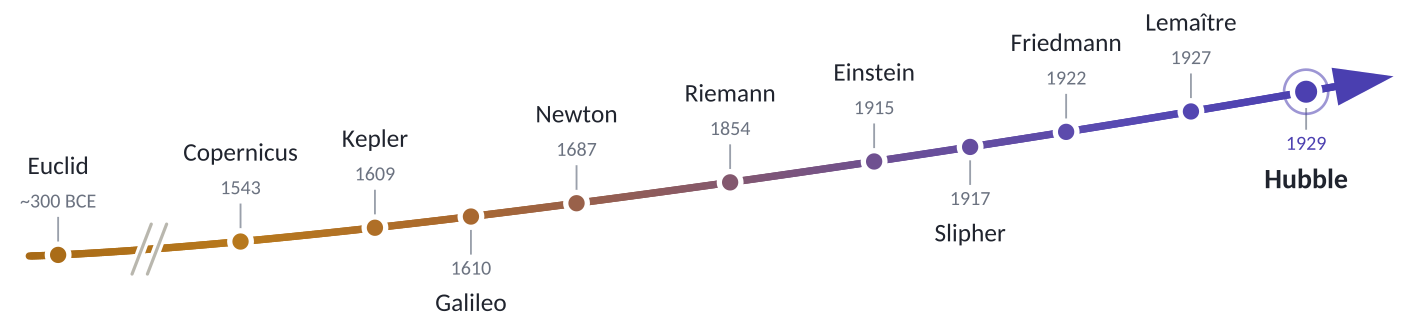

Source code (Python):
#!/usr/bin/env python3
# ENV: shared
"""
From Euclid to Hubble: the timeline across the top of the "Modern observational cosmology" slide.

A flat arrow, gold on the left to indigo on the right (the palette of hubble_diagram.py and
flrw_curv.svg on the same slide), broken (//) after Euclid. One dot per name, names alternating
above and below the line. Not to scale in time.

Three states with one fixed frame, so they overlay 1:1 in the slide's r-stack, each ringing (big
circle, bold name, coloured year) the names the slide is talking about:

  cosmology_timeline_einstein.svg   on entry: Einstein
  cosmology_timeline_fl.svg         with the FLRW geometry (click 1): Friedmann and Lemaitre
  cosmology_timeline_hubble.svg     with the Hubble block (click 2 onwards): Hubble

Output (this directory): the three SVGs above
"""

import sys
from pathlib import Path

import numpy as np

HERE = Path(__file__).resolve().parent

ROOT = next(p for p in HERE.parents if (p / "_common.py").exists())
sys.path.insert(0, str(ROOT))
from _common import skip_if_built

STATES = {"einstein": {"Einstein"}, "fl": {"Friedmann", "Lemaître"}, "hubble": {"Hubble"}}
OUTS = [f"cosmology_timeline_{k}.svg" for k in STATES]
skip_if_built(HERE, *OUTS)

import matplotlib.pyplot as plt
from matplotlib.colors import LinearSegmentedColormap

GOLD, INDIGO = "#b8791d", "#4a3fb0"
TEXT, MUTED, HAIR = "#2b2b33", "#7a7a86", "#b9b6c2"
RAMP = LinearSegmentedColormap.from_list("timeline", [GOLD, "#8a5a6e", INDIGO])

# name, year label, side (+1 above the line, -1 below)
EVENTS = [("Euclid", "~300 BCE", 1), ("Copernicus", "1543", -1), ("Kepler", "1609", 1),
          ("Galileo", "1610", -1), ("Newton", "1687", 1), ("Riemann", "1854", -1),
          ("Einstein", "1915", 1), ("Slipher", "1917", -1), ("Friedmann", "1922", 1),
          ("Lemaître", "1927", -1), ("Hubble", "1929", 1)]
X = np.array([0.0, 1.45] + [1.45 + 0.8 * k for k in range(1, len(EVENTS) - 1)])
X_BREAK = 0.72
X_END = X[-1] + 0.85
NAME_PT, YEAR_PT, RING_PT = 20, 13.5, 22     # well under the slide title

plt.rcParams.update({"font.family": "Lato", "svg.fonttype": "path"})


def colour(x):
    return RAMP(np.clip(x / X[-1], 0, 1))


def draw(ringed, out):
    # a fixed frame (no tight bounding box): the three states must register exactly
    fig = plt.figure(figsize=(14, 2.25))
    ax = fig.add_axes((0, 0, 1, 1))
    ax.set_xlim(-0.55, X_END + 0.15)
    ax.set_ylim(-1, 1)
    ax.axis("off")

    # the line: dashes, each in the colour of its position
    for a in np.arange(-0.35, X_END - 0.2, 0.34):
        b = min(a + 0.3, X_END - 0.2)
        if a < X_BREAK + 0.12 and b > X_BREAK - 0.12:
            continue                                      # room for the break mark
        ax.plot([a, b], [0, 0], color=colour(0.5 * (a + b)), lw=5, solid_capstyle="butt", zorder=1)
    ax.fill([X_END - 0.22, X_END - 0.22, X_END], [-0.2, 0.2, 0], color=INDIGO, lw=0, zorder=1)
    for dx in (-0.045, 0.045):                            # the // break
        ax.plot([X_BREAK + dx - 0.05, X_BREAK + dx + 0.05], [-0.16, 0.16], color=HAIR, lw=2.4,
                solid_capstyle="round", zorder=2)

    for (name, year, side), x in zip(EVENTS, X):
        on = name in ringed
        c = colour(x)
        if on:
            ax.scatter([x], [0], s=700, facecolor="none", edgecolor=c, alpha=0.55, lw=2.2, zorder=3)
        ax.scatter([x], [0], s=200 if on else 120, color=c, edgecolor="white", lw=1.8, zorder=4)
        ax.annotate("", xy=(x, 0), xytext=(0, 21 * side), textcoords="offset points",
                    arrowprops=dict(arrowstyle="-", color=HAIR, lw=1.4, shrinkA=0, shrinkB=10))
        ax.annotate(year, xy=(x, 0), xytext=(0, 24 * side), textcoords="offset points",
                    ha="center", va="bottom" if side > 0 else "top", fontsize=YEAR_PT,
                    color=c if on else MUTED, fontweight="bold" if on else "normal")
        ax.annotate(name, xy=(x, 0), xytext=(0, 41 * side), textcoords="offset points",
                    ha="center", va="bottom" if side > 0 else "top",
                    fontsize=RING_PT if on else NAME_PT, color=TEXT,
                    fontweight="bold" if on else "medium")

    fig.savefig(HERE / out, transparent=True)
    plt.close(fig)
    print(f"wrote {out}")


for (key, ringed), out in zip(STATES.items(), OUTS):
    draw(ringed, out)
